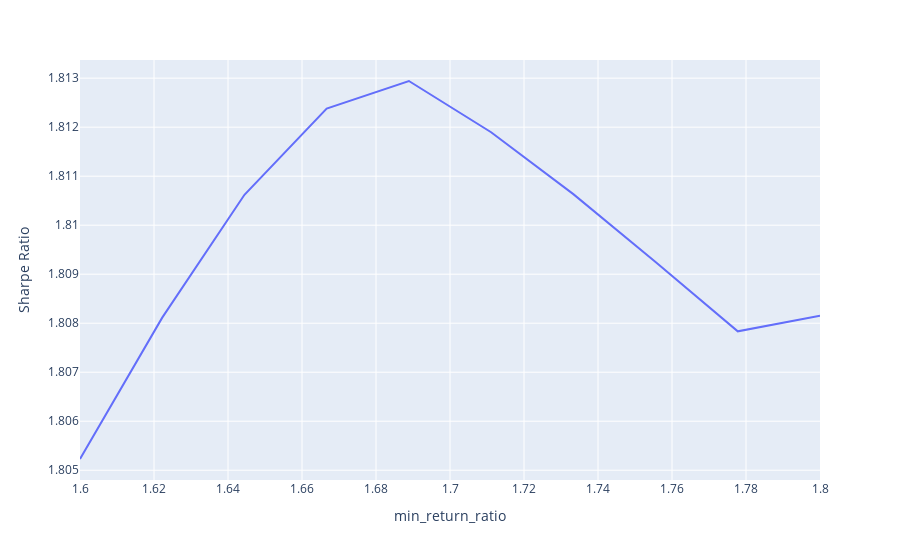

Source (notebook cell):
### Code cell
fig = px.line(results_df, x='min_return_ratio', y="Sharpe Ratio")
fig.show()

### Figure 1 — Plotly figure (JSON) as saved in the notebook; plotly's stock layout.template omitted (floating-point values rounded to 4 significant figures)
{"data": [{"hovertemplate": "min_return_ratio=%{x}<br>Sharpe Ratio=%{y}<extra></extra>", "legendgroup": "", "line": {"color": "#636efa", "dash": "solid"}, "marker": {"symbol": "circle"}, "mode": "lines", "name": "", "orientation": "v", "showlegend": false, "type": "scatter", "x": [1.6, 1.622, 1.644, 1.667, 1.689, 1.711, 1.733, 1.756, 1.778, 1.8], "xaxis": "x", "y": [1.805, 1.808, 1.811, 1.812, 1.813, 1.812, 1.811, 1.809, 1.808, 1.808], "yaxis": "y"}], "layout": {"legend": {"tracegroupgap": 0}, "margin": {"t": 60}, "xaxis": {"anchor": "y", "domain": [0, 1], "title": {"text": "min_return_ratio"}}, "yaxis": {"anchor": "x", "domain": [0, 1], "title": {"text": "Sharpe Ratio"}}}}
